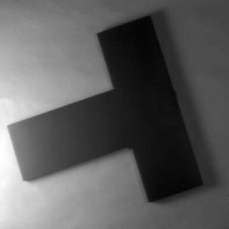
#> input picture hough1.png, 229 x 229 px
$ python Hough.py
#> lines starting #> are read from the running program, lines starting #| are printed output that depends on the picture; after the words box and inside, x2 and y2 are one past the last pixel; in counts of white or black regions, pixels touching at a corner belong together
# Diana Zitting-Rioux, 40017023
# COMP 425, assignment 2
# February 2, 2020

import numpy as np
import cv2
import math

# path
path = r'hough1.png'
path2 = r'hough2.png'


def hough(img_path):
    # Original image
#> called with img_path = 'hough1.png'
    image = cv2.imread(img_path, cv2.IMREAD_GRAYSCALE)
#> image is the input picture: shape (229, 229); min 2, max 255, mean 93.1
    width, height = image.shape
#> width = 229; height = 229

    d = round(math.sqrt(width**2+height**2))
#> d = 324
    thetas = np.arange(0, 180, 1)

    # To get cosine and sine values in radians
    cos_thetas = np.cos(np.deg2rad(thetas))
    sin_thetas = np.sin(np.deg2rad(thetas))

    # Create accumulator
    accumulator = np.zeros((d*2, 180), dtype=np.uint8)


    # Convert with Canny function
    edges = cv2.Canny(image, 50, 200)
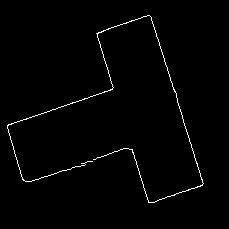
#> edges: shape (229, 229); 1.3% white in thin lines or dots, all inside (x1, y1, x2, y2) = (7, 15, 204, 203)
    for x in range (width):
        for y in range (height):
            if edges[x][y] > 0:
                for theta in range(0, 180):
                    rho = round(x*cos_thetas[theta]+ y* sin_thetas[theta])
                    accumulator[rho, theta] +=1
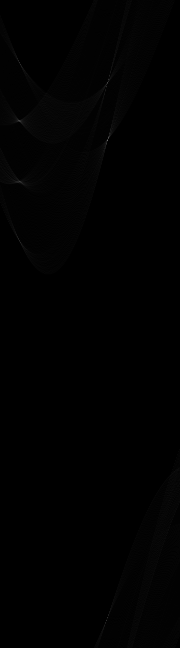
#> accumulator: shape (648, 180); min 0, max 109, mean 1.1
    cv2.imshow('Accumulator', accumulator)
    cv2.waitKey(0)

    return accumulator


# function to create lines
def hough_lines(accumulator, threshold, img_path):
#> called with threshold = 40, img_path = 'hough1.png'
    accumulator_width, accumulator_height = accumulator.shape
#> accumulator_width = 648; accumulator_height = 180
    # define line color and thickness
    color = (0, 255, 0)
    thickness = 2
    color_img = cv2.imread(img_path)
    height = color_img.shape[0]
#> height = 229
    width = color_img.shape[1]
#> width = 229
    d = round(math.sqrt(width**2+height**2))
#> d = 324
    thetas = np.arange(0, 180, 1)
    rhos = np.arange(0, 2 * d, 1)
#> rhos = 648 values from 0 to 647

    # check if value in i, j is above the treshold and convert it to cartesian coordinate lines
    for i in range(accumulator_width):
        for j in range(accumulator_height):
            if accumulator[i][j] > threshold:
                x = np.cos(np.deg2rad(thetas[j]))
                y = np.sin(np.deg2rad(thetas[j]))
                x0 = (x * rhos[i])
                y0 = (y * rhos[i])
                x1 = int(x0 + height *2* (-y))
                x2 = int(x0 - height *2* (-y))
                y1 = int(y0 + width *2* (x))
                y2 = int(y0 - width *2* (x))
                color_img = cv2.line(color_img, (y1, x1), (y2, x2), color, thickness)
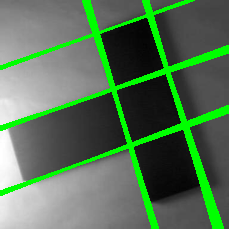
#> color_img: shape (229, 229, 3); 12.32% of pixels changed, all inside (x1, y1, x2, y2) = (0, 0, 229, 229)
    cv2.imshow('Test image', color_img)
    cv2.waitKey(0)
    cv2.destroyAllWindows()


accumulator = hough(path)
hough_lines(accumulator, 40, path)
accumulator2 = hough(path2)
#> call 2 of hough, with img_path = 'hough2.png'
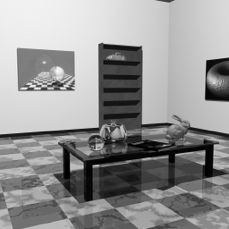
#> input picture hough2.png, 229 x 229 px
#> in hough, image is the input picture: shape (229, 229); min 0, max 254, mean 147.4
#> in hough (call 2), `edges = cv2.Canny(image, 50, 200)`:
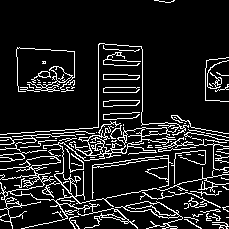
#> edges: shape (229, 229); 12.2% white in thin lines or dots
#> after the loop in hough (call 2), `for x in range (width):`:
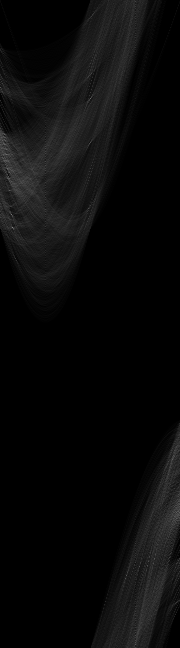
#> accumulator: shape (648, 180); min 0, max 135, mean 9.8
hough_lines(accumulator2, 82, path2)
#> call 2 of hough_lines, with threshold = 82, img_path = 'hough2.png'
#> after the loop in hough_lines (call 2), `for i in range(accumulator_width):`:
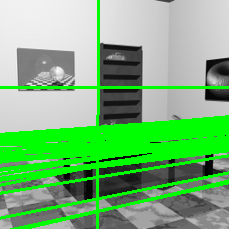
#> color_img: shape (229, 229, 3); mean B, G, R 120.7, 182.4, 120.7
